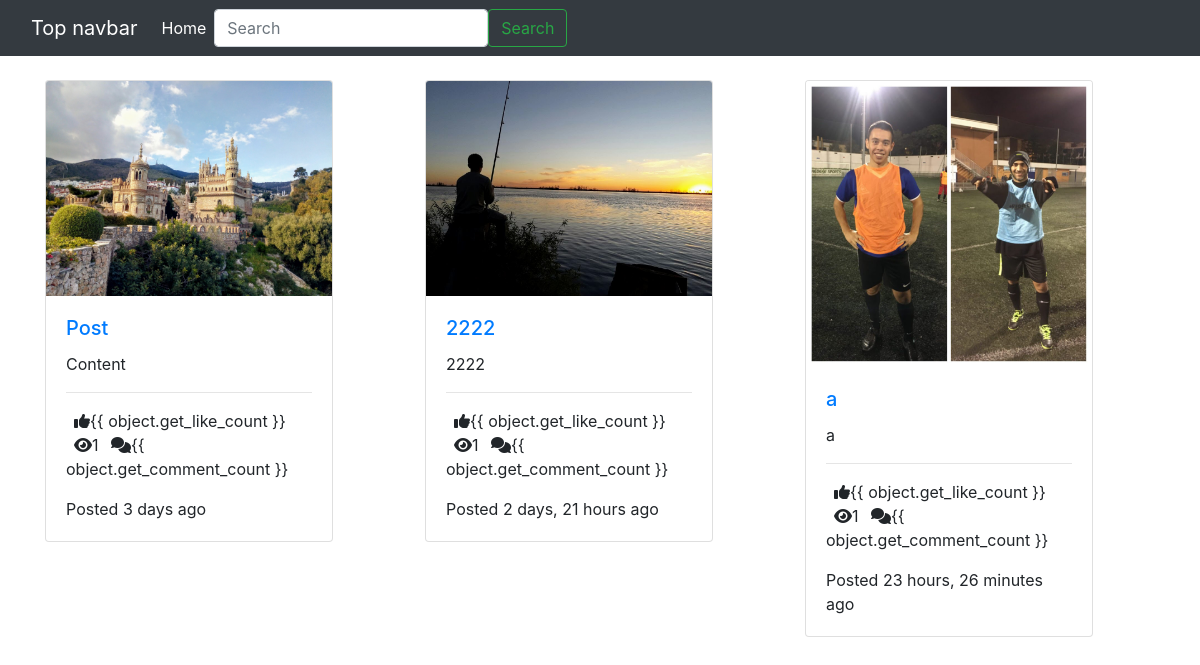
The page / on the database its author committed.
### posts/models.py (models this page shows, shortened)
class Post(models.Model):
    title = models.CharField(max_length=100)
    content = models.TextField()
    thumbnail = models.ImageField(upload_to='media/')
    publish_date = models.DateTimeField(auto_now_add=True)
    last_updated = models.DateTimeField(auto_now=True)
    author = models.ForeignKey(User, on_delete=models.CASCADE)
    slug = models.SlugField()
    def get_absolute_url(self):
        return reverse("detail", kwargs={
            'slug':self.slug
        })
    @property
    def get_view_count(self):
        return self.postview_set.all().count()

### posts/views.py (the view)
# urls.py: path('', PostListView.as_view(), name='list'),
class PostListView(ListView):
    model = Post

### templates/posts/post_list.html (shortened to what this page needs)
{% extends 'base.html' %} {% block content %}
<div class="container">
  <div class="row">
    {% for object in object_list %}
    <div class="col-4">
      <div class="card" style="width: 18rem">
        <img src="{{object.thumbnail.url}}" class="card-img-top" alt="..." />
        <div class="card-body">
          <a href="{{ object.get_absolute_url }}">
            <h5 class="card-title">{{object.title}}</h5>
          </a>
          <p class="card-text">{{ object.content|truncatechars:30}}</p>
          <hr />
          <p>
            <span
              ><i class="fas fa-thumbs-up ml-2"></i>{{ object.get_like_count
              }}</span
            >
            <span
              ><i class="fas fa-eye ml-2"></i>{{ object.get_view_count }}
            </span>
            <span
              ><i class="fas fa-comments ml-2"></i>{{ object.get_comment_count
              }}</span
            >
          </p>
          <p class="card-text">
            Posted {{ object.publish_date|timesince }} ago
          </p>
        </div>
      </div>
    </div>
    {% endfor %}
  </div>
</div>
{% endblock content %}

### templates/base.html (shortened to what this page needs)
<!DOCTYPE html>
<html lang="en">
  <head>
    <link
      rel="stylesheet"
      href="https://cdn.jsdelivr.net/npm/bootstrap@4.0.0/dist/css/bootstrap.min.css"
    />
  </head>
  <body>
    <nav class="navbar navbar-expand-md navbar-dark bg-dark mb-4">
      <div class="container-fluid">
        <a class="navbar-brand" href="#">Top navbar</a>
        <div class="collapse navbar-collapse" id="navbarCollapse">
          <ul class="navbar-nav me-auto mb-2 mb-md-0">
            <li class="nav-item">
              <a
                class="nav-link active"
                aria-current="page"
                href="{% url 'list' %}"
                >Home</a
              >
            </li>
          </ul>
          <form class="d-flex" role="search">
            <input
              class="form-control me-2"
              type="search"
              placeholder="Search"
              aria-label="Search"
            />
            <button class="btn btn-outline-success" type="submit">
              Search
            </button>
          </form>
        </div>
      </div>
    </nav>
    {% block content %}{% endblock content %}
  </body>
</html>

### rows shown on the page
Post: thumbnail (picture), title "Post", content "Content", get_view_count "1", publish_date "3 days"
Post: thumbnail (picture), title "2222", content "2222", get_view_count "1", publish_date "2 days, 21 hours"
Post: thumbnail (picture), title "a", content "a", get_view_count "1", publish_date "23 hours, 26 minutes"
